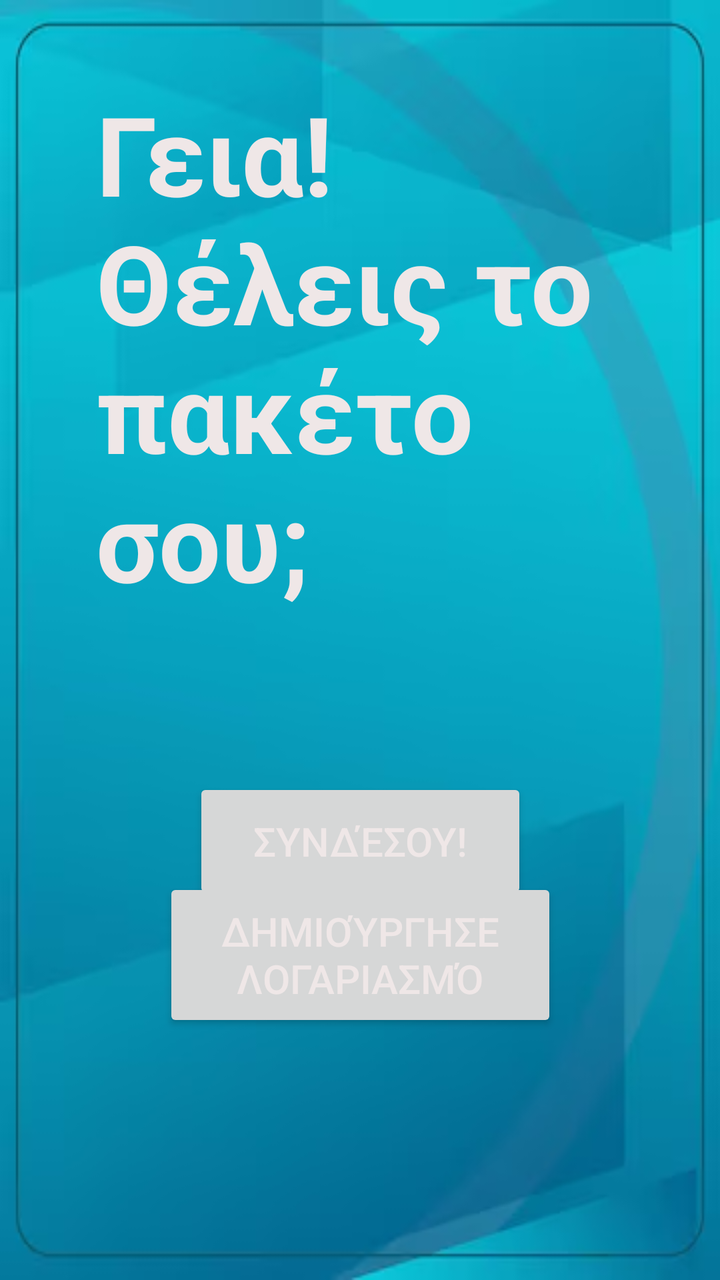
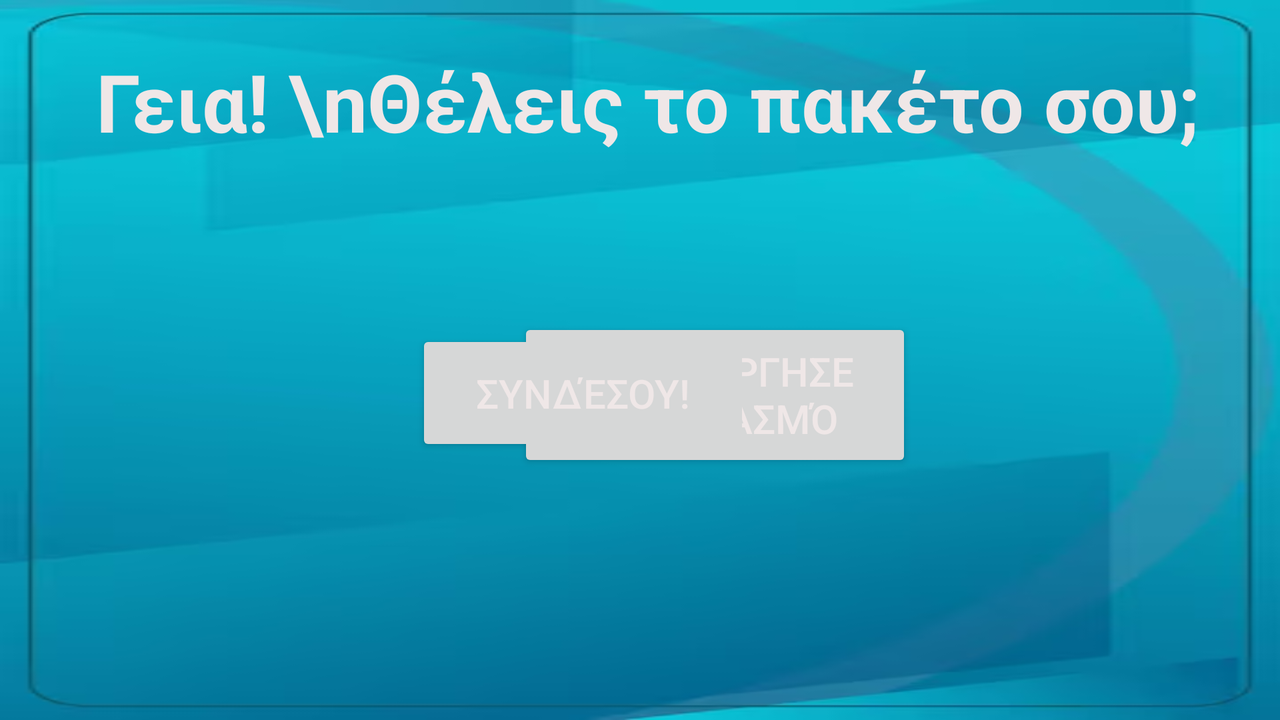

An Android layout and its configuration variant, each rendered on a device that would load it. The default file and the variant file are quoted in full after the pictures.
<!-- AndroidManifest.xml: application theme Theme.JustInTimeApp -->
<!-- res/layout/activity_main.xml -->
<?xml version="1.0" encoding="utf-8"?>
<androidx.constraintlayout.widget.ConstraintLayout xmlns:android="http://schemas.android.com/apk/res/android"
    xmlns:app="http://schemas.android.com/apk/res-auto"
    xmlns:tools="http://schemas.android.com/tools"
    android:id="@+id/main"
    android:layout_width="match_parent"
    android:background="@drawable/background"
    android:layout_height="match_parent"

    tools:context=".MainActivity">

    <TextView
        android:id="@+id/textView2"
        android:layout_width="260dp"
        android:layout_height="289dp"
        android:layout_marginStart="48dp"
        android:layout_marginTop="40dp"
        android:text="Γεια! Θέλεις το πακέτο σου;"
        android:textAlignment="viewStart"
        android:textColor="@color/TextColor"
        android:textSize="55sp"
        android:textStyle="bold"
        app:layout_constraintStart_toStartOf="parent"
        app:layout_constraintTop_toTopOf="parent" />

    <Button
        android:id="@+id/SignUpButton"
        android:layout_width="197dp"
        android:layout_height="77dp"
        android:layout_marginBottom="124dp"
        android:onClick="CreateAccount"
        android:text="Δημιούργησε Λογαριασμό"
        android:textAlignment="center"
        android:textColor="@color/TextColor"
        android:textSize="20sp"
        app:layout_constraintBottom_toBottomOf="parent"
        app:layout_constraintEnd_toEndOf="parent"
        app:layout_constraintHorizontal_bias="0.5
"
        app:layout_constraintStart_toStartOf="parent"
        tools:ignore="MissingConstraints,OnClick" />

    <Button
        android:id="@+id/SignInButton"
        android:layout_width="167dp"
        android:layout_height="63dp"
        android:layout_marginTop="60dp"
        android:onClick="SignIn"
        android:text="Συνδέσου!"

        android:textAlignment="center"
        android:textColor="@color/TextColor"
        android:textSize="20sp"
        app:layout_constraintEnd_toEndOf="parent"
        app:layout_constraintHorizontal_bias="0.5
"
        app:layout_constraintStart_toStartOf="parent"
        app:layout_constraintTop_toBottomOf="@+id/textView2"
        tools:ignore="MissingConstraints,OnClick" />

    <TextView
        android:id="@+id/textView"
        android:layout_width="21dp"
        android:layout_height="29dp"
        android:layout_marginTop="8dp"
        android:layout_marginBottom="8dp"
        android:text="ή"
        android:textAlignment="center"
        android:textColor="@color/TextColor"
        android:textSize="25sp"
        android:textStyle="bold"
        app:layout_constraintBottom_toTopOf="@+id/SignUpButton"
        app:layout_constraintEnd_toEndOf="parent"
        app:layout_constraintHorizontal_bias="0.5"
        app:layout_constraintStart_toStartOf="parent"
        app:layout_constraintTop_toBottomOf="@+id/SignInButton"
        app:layout_constraintVertical_bias="0.5" />
</androidx.constraintlayout.widget.ConstraintLayout>
<!-- resources referenced by this layout -->
<resources>
  <color name="TextColor">#EFE7E7</color>
  <!-- drawable background: png bitmap (drawable, 84488 bytes) -->
  <style name="Theme.JustInTimeApp" parent="Base.Theme.JustInTimeApp" />
  <style name="Base.Theme.JustInTimeApp" parent="Theme.Material3.DayNight.NoActionBar">
          
          
      </style>
</resources>
<!-- res/layout-land/activity_main.xml (the author's variant of the layout above) -->
<!-- drawn on the phone turned sideways -->
<?xml version="1.0" encoding="utf-8"?>
<androidx.constraintlayout.widget.ConstraintLayout xmlns:android="http://schemas.android.com/apk/res/android"
    xmlns:app="http://schemas.android.com/apk/res-auto"
    xmlns:tools="http://schemas.android.com/tools"
    android:id="@+id/main"
    android:layout_width="match_parent"
    android:background="@drawable/background"
    android:layout_height="match_parent"

    tools:context=".MainActivity">

    <TextView
        android:id="@+id/textView2"
        android:layout_width="558dp"
        android:layout_height="120dp"
        android:layout_marginStart="48dp"
        android:layout_marginTop="24dp"
        android:text="Γεια! \nΘέλεις το πακέτο σου;"
        android:textAlignment="viewStart"
        android:textColor="@color/TextColor"
        android:textSize="40sp"
        android:textStyle="bold"
        app:layout_constraintStart_toStartOf="parent"
        app:layout_constraintTop_toTopOf="parent" />

    <Button
        android:id="@+id/SignUpButton"
        android:layout_width="197dp"
        android:layout_height="77dp"
        android:layout_marginEnd="184dp"
        android:layout_marginBottom="124dp"
        android:onClick="CreateAccount"
        android:text="Δημιούργησε Λογαριασμό"
        android:textAlignment="center"
        android:textColor="@color/TextColor"
        android:textSize="20sp"
        app:layout_constraintBottom_toBottomOf="parent"
        app:layout_constraintEnd_toEndOf="parent"
        tools:ignore="MissingConstraints,OnClick" />

    <Button
        android:id="@+id/SignInButton"
        android:layout_width="167dp"
        android:layout_height="63dp"
        android:layout_marginStart="208dp"

        android:layout_marginBottom="132dp"
        android:onClick="SignIn"
        android:text="Συνδέσου!"
        android:textAlignment="center"
        android:textColor="@color/TextColor"
        android:textSize="20sp"
        app:layout_constraintBottom_toBottomOf="parent"
        app:layout_constraintStart_toStartOf="parent"
        tools:ignore="MissingConstraints,OnClick" />

    <TextView
        android:id="@+id/textView"
        android:layout_width="21dp"
        android:layout_height="29dp"
        android:layout_marginBottom="148dp"
        android:text="ή"
        android:textAlignment="center"
        android:textColor="@color/TextColor"
        android:textSize="25sp"
        android:textStyle="bold"
        app:layout_constraintBottom_toBottomOf="parent"
        app:layout_constraintEnd_toStartOf="@+id/SignUpButton"
        app:layout_constraintHorizontal_bias="0.513"
        app:layout_constraintStart_toEndOf="@+id/SignInButton" />
</androidx.constraintlayout.widget.ConstraintLayout>
